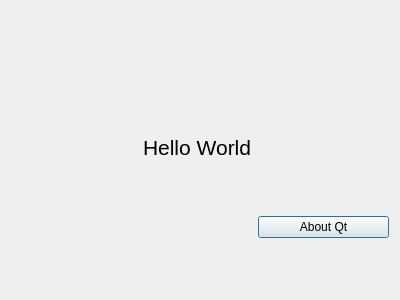
<?xml version="1.0" encoding="UTF-8"?>
<ui version="4.0">
 <class>Dialog</class>
 <widget class="QDialog" name="Dialog">
  <property name="geometry">
   <rect>
    <x>0</x>
    <y>0</y>
    <width>400</width>
    <height>300</height>
   </rect>
  </property>
  <property name="windowTitle">
   <string>Dialog</string>
  </property>
  <layout class="QGridLayout" name="gridLayout">
   <item row="0" column="1">
    <spacer name="verticalSpacer_2">
     <property name="orientation">
      <enum>Qt::Vertical</enum>
     </property>
     <property name="sizeHint" stdset="0">
      <size>
       <width>20</width>
       <height>116</height>
      </size>
     </property>
    </spacer>
   </item>
   <item row="1" column="0">
    <spacer name="horizontalSpacer">
     <property name="orientation">
      <enum>Qt::Horizontal</enum>
     </property>
     <property name="sizeHint" stdset="0">
      <size>
       <width>125</width>
       <height>20</height>
      </size>
     </property>
    </spacer>
   </item>
   <item row="1" column="1">
    <widget class="QLabel" name="label">
     <property name="font">
      <font>
       <pointsize>16</pointsize>
      </font>
     </property>
     <property name="text">
      <string>Hello World</string>
     </property>
    </widget>
   </item>
   <item row="1" column="2">
    <spacer name="horizontalSpacer_2">
     <property name="orientation">
      <enum>Qt::Horizontal</enum>
     </property>
     <property name="sizeHint" stdset="0">
      <size>
       <width>125</width>
       <height>20</height>
      </size>
     </property>
    </spacer>
   </item>
   <item row="2" column="1">
    <spacer name="verticalSpacer">
     <property name="orientation">
      <enum>Qt::Vertical</enum>
     </property>
     <property name="sizeHint" stdset="0">
      <size>
       <width>20</width>
       <height>116</height>
      </size>
     </property>
    </spacer>
   </item>
   <item row="2" column="2">
    <widget class="QPushButton" name="btnAboutQt">
     <property name="text">
      <string>About Qt</string>
     </property>
    </widget>
   </item>
  </layout>
 </widget>
 <layoutdefault spacing="6" margin="11"/>
 <resources/>
 <connections/>
</ui>
